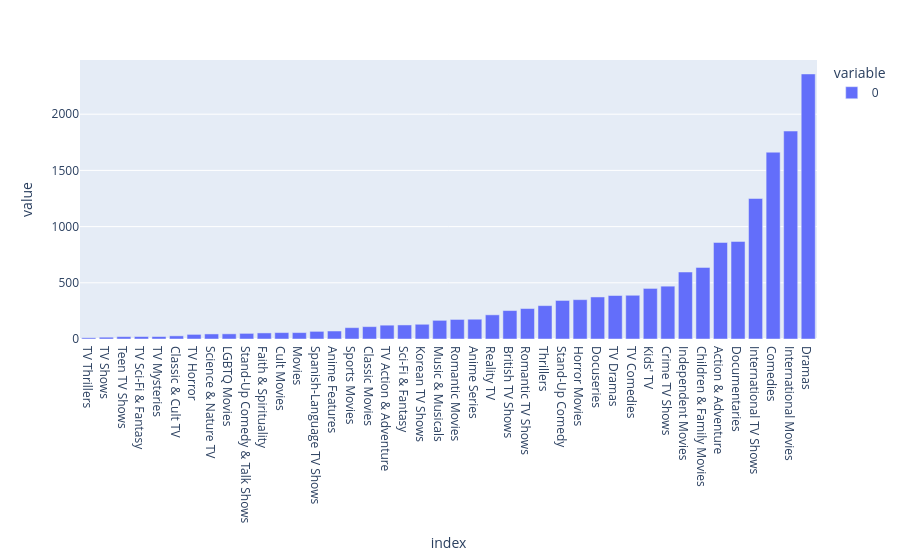

The cell this chart's notebook holds for it:
### Code cell
# --------------------------------------------------------------------------------------------------------------------------------------
# On dénote la présence de recoupages.
genres = compte_avec_recoupages(donnees["listed_in"])
genres.sort_values().plot.bar(backend="plotly") # Affiche un graphique en barres

### Figure 1 — Plotly figure (JSON) as saved in the notebook; plotly's stock layout.template omitted (floating-point values rounded to 4 significant figures)
{"data": [{"hovertemplate": "variable=0<br>index=%{x}<br>value=%{y}<extra></extra>", "legendgroup": "0", "marker": {"color": "#636efa", "pattern": {"shape": ""}}, "name": "0", "orientation": "v", "showlegend": true, "textposition": "auto", "type": "bar", "x": ["TV Thrillers", "TV Shows", "Teen TV Shows", "TV Sci-Fi & Fantasy", "TV Mysteries", "Classic & Cult TV", "TV Horror", "Science & Nature TV", "LGBTQ Movies", "Stand-Up Comedy & Talk Shows", "Faith & Spirituality", "Cult Movies", "Movies", "Spanish-Language TV Shows", "Anime Features", "Sports Movies", "Classic Movies", "TV Action & Adventure", "Sci-Fi & Fantasy", "Korean TV Shows", "Music & Musicals", "Romantic Movies", "Anime Series", "Reality TV", "British TV Shows", "Romantic TV Shows", "Thrillers", "Stand-Up Comedy", "Horror Movies", "Docuseries", "TV Dramas", "TV Comedies", "Kids' TV", "Crime TV Shows", "Independent Movies", "Children & Family Movies", "Action & Adventure", "Documentaries", "International TV Shows", "Comedies", "International Movies", "Dramas"], "xaxis": "x", "y": [11, 16, 21, 22, 22, 28, 41, 45, 46, 50, 54, 57, 57, 68, 71, 101, 110, 123, 125, 131, 166, 174, 176, 215, 253, 271, 297, 343, 350, 374, 387, 389, 450, 470, 596, 637, 859, 868, 1250, 1662, 1850, 2358], "yaxis": "y"}], "layout": {"barmode": "relative", "legend": {"title": {"text": "variable"}, "tracegroupgap": 0}, "margin": {"t": 60}, "xaxis": {"anchor": "y", "domain": [0, 1], "title": {"text": "index"}}, "yaxis": {"anchor": "x", "domain": [0, 1], "title": {"text": "value"}}}}
